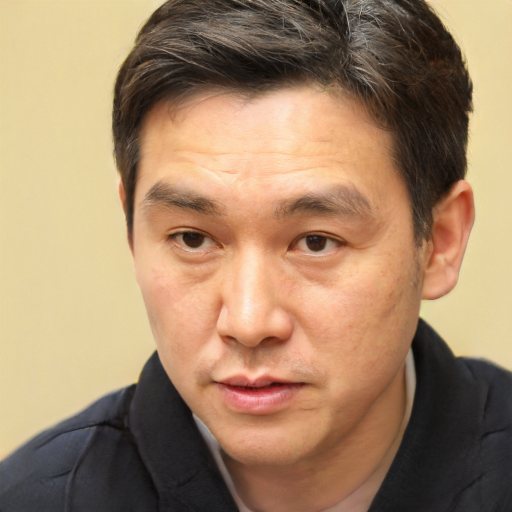
#> input picture data/datasets/tmp/non-smile/1123.png, 1024 x 1024 px (shown at 1/2 size); its folder holds only this picture in this run
$ python -i FaceDetection.py   (imports and definitions only)
#> lines starting #> are read from the running program, lines starting #| are printed output that depends on the picture
import cv2
import os
from tqdm import tqdm

class FaceDetection:
    output_size =  (224, 224)
    #โหลด Haar Cascades สำหรับตรวจจับใบหน้า

    def __init__(self):
        # ... your initialization code ...
        self.face_cascade = cv2.CascadeClassifier(cv2.data.haarcascades + 'haarcascade_frontalface_default.xml')


    def detect_and_resize_face(self, image_path, save_path):
#> called with save_path = 'out.png'
        img = cv2.imread(image_path)
#> img is the input picture: shape (1024, 1024, 3); mean B, G, R 104.5, 134, 163.7
        if img is None:
            print(f"⚠️ ไม่สามารถโหลดรูปภาพ: {os.path.basename(image_path)}")
            return

        gray = cv2.cvtColor(img, cv2.COLOR_BGR2GRAY)  # แปลงเป็นภาพขาวดำสำหรับการตรวจจับที่แม่นยำ
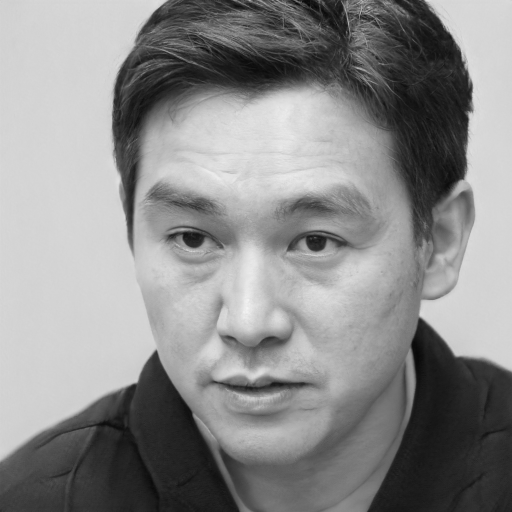
#> gray: shape (1024, 1024) (shown at 1/2 size); min 1, max 245, mean 139.5
        faces = self.face_cascade.detectMultiScale(gray, scaleFactor=1.1, minNeighbors=5, minSize=(30, 30))
#> faces = [[159, 193, 713, 713]]

        if len(faces) == 0:
            print(f"🚫 ไม่พบใบหน้าในรูปภาพ: {os.path.basename(image_path)}")
            return

        # ตัดเฉพาะใบหน้าจากภาพแรกที่ตรวจจับได้
        for (x, y, w, h) in faces:
            face_img = img[y:y+h, x:x+w]
            resized_face = cv2.resize(face_img, self.output_size)
            cv2.imwrite(save_path, resized_face)
            # print(f"Save image : {save_path}")
            return  # บันทึกใบหน้าแรกและออกจากลูป
#> this loop made 1 pass
#> pass 1, in detect_and_resize_face, `face_img = img[y:y+h, x:x+w]`:
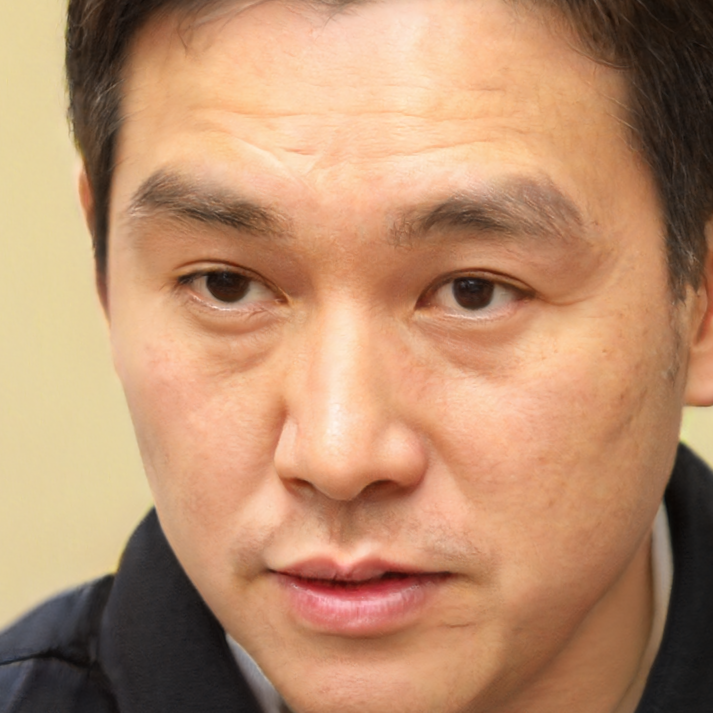
#> face_img: shape (713, 713, 3); mean B, G, R 109.4, 142.1, 185.7


    def detectFaceAndResize(self, base_input_path, input_folders, output_folder):
        for folder in input_folders:
            input_path = os.path.join(base_input_path, folder)
            output_path = os.path.join(output_folder, folder)
            os.makedirs(output_path, exist_ok=True)

            if not os.path.exists(input_path):
                print(f"❌ ไม่พบโฟลเดอร์: '{input_path}'")
                continue

            images = os.listdir(input_path)
            print(f"\n📂 กำลังตรวจจับใบหน้าและ resize ในโฟลเดอร์ '{folder}'...")
            runno = 0

            for img_name in tqdm(images):
                if not img_name.lower().endswith((".jpg", ".jpeg", ".png", ".bmp")):
                    continue

                runno += 1
                # base_name = os.path.basename(image_path)
                name, ext = os.path.splitext(img_name)
                out_img_name = f"RS-{runno}{ext}"

                img_path = os.path.join(input_path, img_name)
                save_path = os.path.join(output_path, out_img_name)
                self.detect_and_resize_face(img_path, save_path)


>>> result = FaceDetection().detect_and_resize_face('../../data/datasets/tmp/non-smile/1123.png', 'out.png')

$ run again, on data/datasets/tmp/non-smile/1370.png
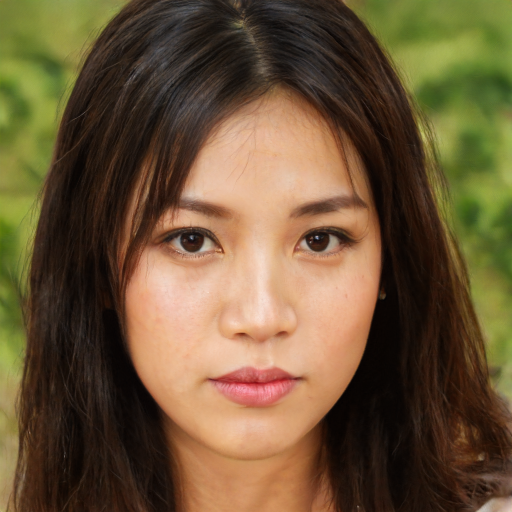
#> input picture data/datasets/tmp/non-smile/1370.png, 1024 x 1024 px (shown at 1/2 size)
#> in detect_and_resize_face, img is the input picture: shape (1024, 1024, 3); mean B, G, R 55.7, 86.1, 107.8
#> in detect_and_resize_face, `gray = cv2.cvtColor(img, cv2.COLOR_BGR2GRAY)`:
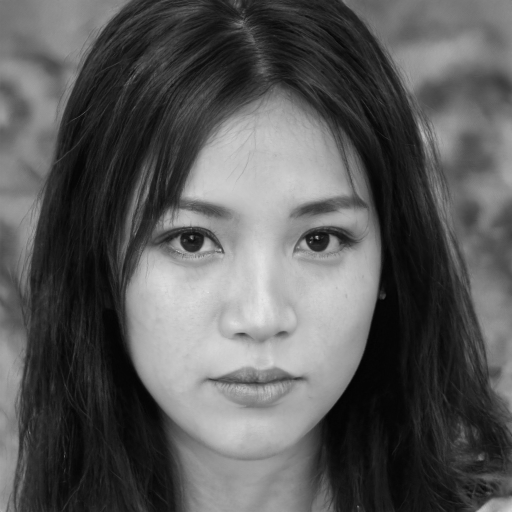
#> gray: shape (1024, 1024) (shown at 1/2 size); min 1, max 235, mean 89.1
#> faces = [[202, 242, 628, 628]]
#> the loop in detect_and_resize_face, `for (x, y, w, h) in faces:` made 1 pass
#> pass 1, in detect_and_resize_face, `face_img = img[y:y+h, x:x+w]`:
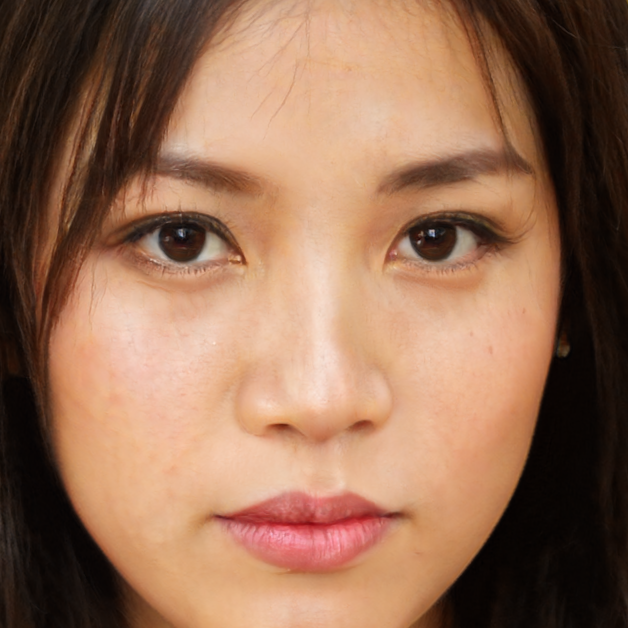
#> face_img: shape (628, 628, 3); mean B, G, R 85.1, 109.7, 149.4

$ run again, on data/datasets/tmp/non-smile/1447.png
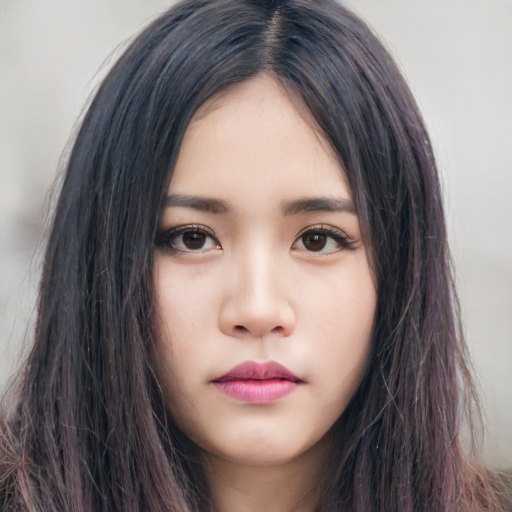
#> input picture data/datasets/tmp/non-smile/1447.png, 1024 x 1024 px (shown at 1/2 size)
#> in detect_and_resize_face, img is the input picture: shape (1024, 1024, 3); mean B, G, R 122.2, 123.6, 135.4
#> in detect_and_resize_face, `gray = cv2.cvtColor(img, cv2.COLOR_BGR2GRAY)`:
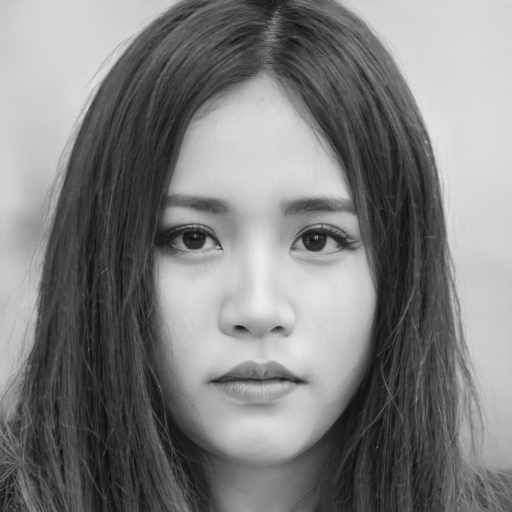
#> gray: shape (1024, 1024) (shown at 1/2 size); min 1, max 238, mean 126.9
#> faces = [[204, 241, 629, 629]]
#> the loop in detect_and_resize_face, `for (x, y, w, h) in faces:` made 1 pass
#> pass 1, in detect_and_resize_face, `face_img = img[y:y+h, x:x+w]`:
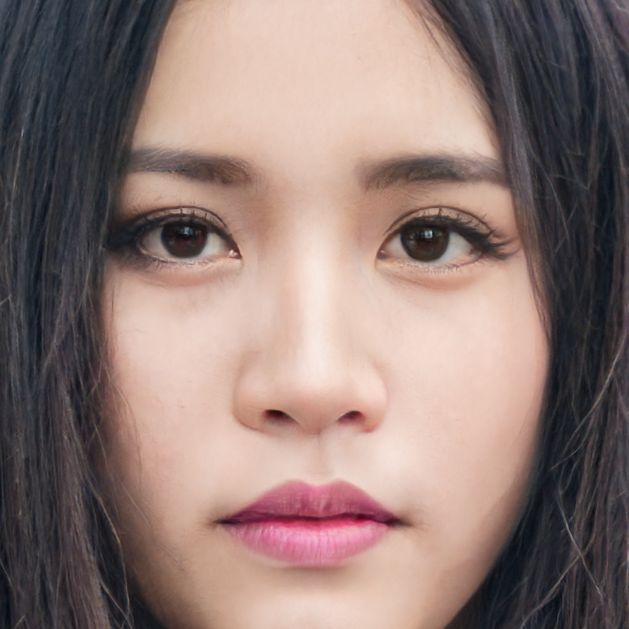
#> face_img: shape (629, 629, 3); mean B, G, R 116.1, 121.4, 143

$ run again, on data/datasets/tmp/non-smile/1674.png
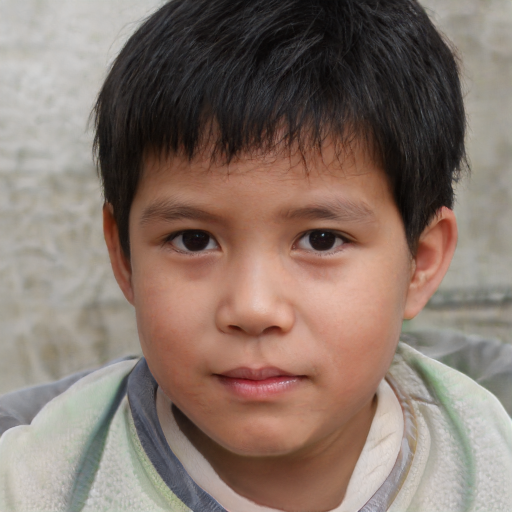
#> input picture data/datasets/tmp/non-smile/1674.png, 1024 x 1024 px (shown at 1/2 size)
#> in detect_and_resize_face, img is the input picture: shape (1024, 1024, 3); mean B, G, R 107.3, 117.1, 135.1
#> in detect_and_resize_face, `gray = cv2.cvtColor(img, cv2.COLOR_BGR2GRAY)`:
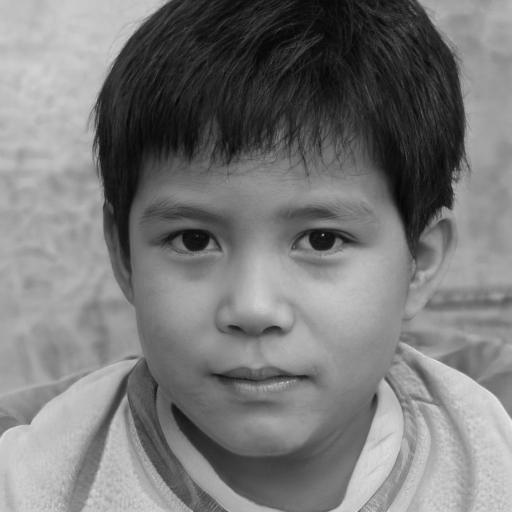
#> gray: shape (1024, 1024) (shown at 1/2 size); min 3, max 235, mean 121.3
#> faces = [[164, 212, 695, 695]]
#> the loop in detect_and_resize_face, `for (x, y, w, h) in faces:` made 1 pass
#> pass 1, in detect_and_resize_face, `face_img = img[y:y+h, x:x+w]`:
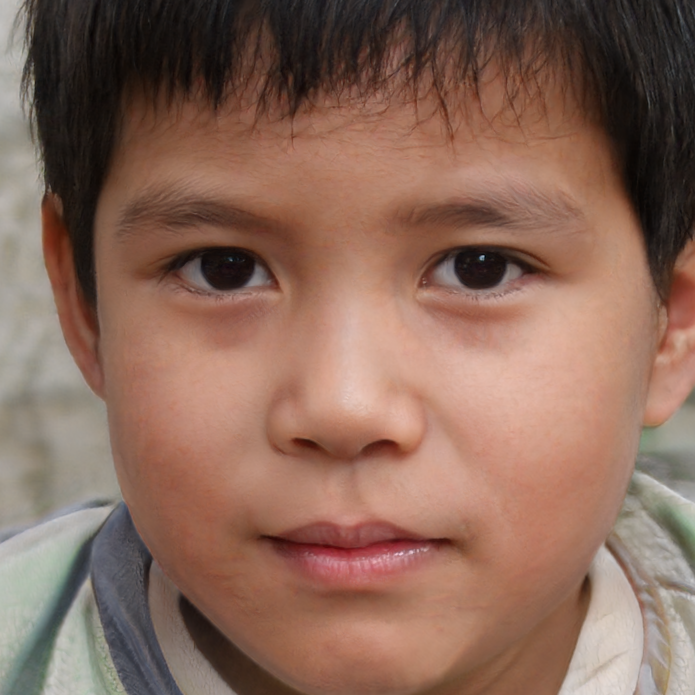
#> face_img: shape (695, 695, 3); mean B, G, R 89.8, 104.3, 137.5
